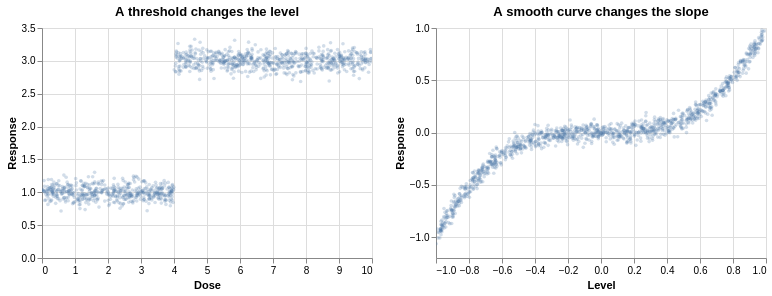

The cell this chart's notebook holds for it:
### Code cell
import altair as alt

step_plot = (alt.Chart(df_step).mark_circle(size=13, opacity=0.25)
             .encode(x=alt.X("dose:Q", title="Dose"), y=alt.Y("response:Q", title="Response"))
             .properties(title="A threshold changes the level", width=330, height=230))
curve_plot = (alt.Chart(df_curve).mark_circle(size=13, opacity=0.25)
              .encode(x=alt.X("level:Q", title="Level"), y=alt.Y("response:Q", title="Response"))
              .properties(title="A smooth curve changes the slope", width=330, height=230))
(step_plot | curve_plot).interactive()

### Figure 1 — Vega-Lite specification as saved in the notebook (floating-point values rounded to 4 significant figures; data arrays with more than 128 entries replaced by an {"elided": "..."} marker saying what was removed)
{"config": {"view": {"continuousWidth": 300, "continuousHeight": 300}}, "hconcat": [{"data": {"name": "data-b7bfdc2cd4538415384b089f86cbac82"}, "mark": {"type": "circle", "opacity": 0.25, "size": 13}, "encoding": {"x": {"field": "dose", "title": "Dose", "type": "quantitative"}, "y": {"field": "response", "title": "Response", "type": "quantitative"}}, "height": 230, "name": "view_4ed2cabadb802fef_0", "title": "A threshold changes the level", "width": 330}, {"data": {"name": "data-8c49a4fd2d9a5a24e9567013ab045f7d"}, "mark": {"type": "circle", "opacity": 0.25, "size": 13}, "encoding": {"x": {"field": "level", "title": "Level", "type": "quantitative"}, "y": {"field": "response", "title": "Response", "type": "quantitative"}}, "height": 230, "name": "view_014e485daa5f5333_1", "title": "A smooth curve changes the slope", "width": 330}], "params": [{"name": "param_1e9efca18e7a2868", "select": {"type": "interval", "encodings": ["x", "y"]}, "bind": "scales", "views": ["view_4ed2cabadb802fef_0", "view_014e485daa5f5333_1"]}], "$schema": "https://vega.github.io/schema/vega-lite/v6.4.1.json", "datasets": {"data-b7bfdc2cd4538415384b089f86cbac82": {"elided": "1200 records"}, "data-8c49a4fd2d9a5a24e9567013ab045f7d": {"elided": "1200 records"}}}
